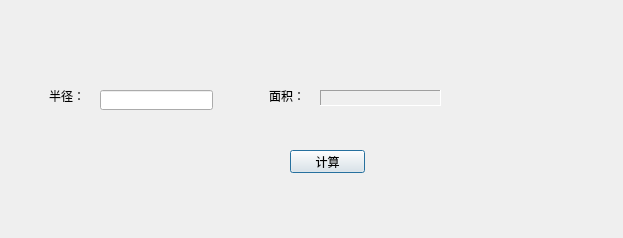
<?xml version="1.0" encoding="UTF-8"?>
<ui version="4.0">
 <class>Dialog</class>
 <widget class="QDialog" name="Dialog">
  <property name="geometry">
   <rect>
    <x>0</x>
    <y>0</y>
    <width>623</width>
    <height>238</height>
   </rect>
  </property>
  <property name="windowTitle">
   <string>Dialog</string>
  </property>
  <widget class="QLabel" name="R_label">
   <property name="geometry">
    <rect>
     <x>40</x>
     <y>90</y>
     <width>54</width>
     <height>12</height>
    </rect>
   </property>
   <property name="text">
    <string>半径：</string>
   </property>
   <property name="alignment">
    <set>Qt::AlignCenter</set>
   </property>
  </widget>
  <widget class="QLineEdit" name="R_lineEdit">
   <property name="geometry">
    <rect>
     <x>100</x>
     <y>90</y>
     <width>113</width>
     <height>20</height>
    </rect>
   </property>
  </widget>
  <widget class="QLabel" name="A_label">
   <property name="geometry">
    <rect>
     <x>260</x>
     <y>90</y>
     <width>54</width>
     <height>12</height>
    </rect>
   </property>
   <property name="text">
    <string>面积：</string>
   </property>
   <property name="alignment">
    <set>Qt::AlignCenter</set>
   </property>
  </widget>
  <widget class="QLabel" name="AR_label">
   <property name="geometry">
    <rect>
     <x>320</x>
     <y>90</y>
     <width>121</width>
     <height>16</height>
    </rect>
   </property>
   <property name="frameShape">
    <enum>QFrame::Panel</enum>
   </property>
   <property name="frameShadow">
    <enum>QFrame::Sunken</enum>
   </property>
   <property name="text">
    <string/>
   </property>
  </widget>
  <widget class="QPushButton" name="Calc_pushButton">
   <property name="geometry">
    <rect>
     <x>290</x>
     <y>150</y>
     <width>75</width>
     <height>23</height>
    </rect>
   </property>
   <property name="text">
    <string>计算</string>
   </property>
  </widget>
 </widget>
 <layoutdefault spacing="6" margin="11"/>
 <resources/>
 <connections/>
</ui>
